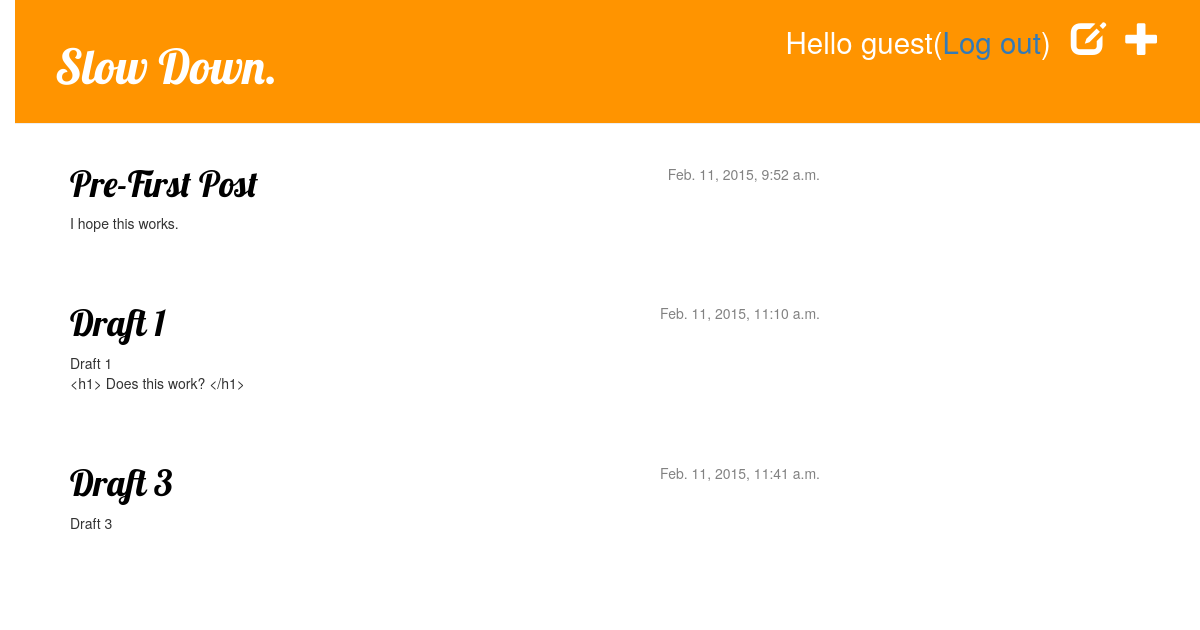
The page / (signed in) on the database its author committed.
### blog/models.py (models this page shows, shortened)
class Post(models.Model):
    author = models.ForeignKey('auth.User')
    title = models.CharField(max_length=200)
    text = models.TextField()
    created_date = models.DateTimeField(default = timezone.now())
    published_date = models.DateTimeField(blank = True, null = True)

### blog/views.py (the view)
# urls.py: url(r'^$', views.post_list),
def post_list(request):
    posts = Post.objects.filter(published_date__isnull=False).order_by('published_date')
    return render(request, 'blog/post_list.html', {'posts': posts})

### blog/templates/blog/post_list.html
{% extends 'blog/base.html' %}
{% block content %}
  {% for post in posts %}
    <div class="post">
      <div class="date">
        {{ post.published_date }}
      </div>
        <h1><a href="{% url 'blog.views.post_detail' pk=post.pk %}">{{ post.title }}</a></h1>
        <p>{{ post.text|linebreaks }}</p>
    </div>
  {% endfor %}
{% endblock content %}

### blog/templates/blog/base.html (shortened to what this page needs)
{% load staticfiles %}
<html>
<head>
  <link rel="stylesheet" href="//maxcdn.bootstrapcdn.com/bootstrap/3.2.0/css/bootstrap.min.css">
  <link rel="stylesheet" href="//maxcdn.bootstrapcdn.com/bootstrap/3.2.0/css/bootstrap-theme.min.css">
  <link rel="stylesheet" href="{% static 'css/blog.css' %}">
</head>
<body>
  <div class="page-header">
    {% if user.is_authenticated %}
    <a href="{% url 'blog.views.post_new' %}" class="top-menu"><span class="glyphicon glyphicon-plus"></span></a>
    <a href="{% url 'post_draft_list' %}" class="top-menu"><span class="glyphicon glyphicon-edit"></span></a>
    <p class="top-menu"><small>Hello {{ user.username }}(<a href="{% url 'django.contrib.auth.views.logout' %}">Log out</a>)</small></p>
    {% else %}
    <a href="{% url 'django.contrib.auth.views.login' %}" class="top-menu"><span class="glyphicon glyphicon-lock"></span></a>
    {% endif %}
    <h1><a href="/">Slow Down. </a></h1>
  </div>
  <div class="content container">
    <div class="row">
      <div class="col-md-8">
      {% block content %}
      {% endblock %}
      </div>
    </div>
  </div>
</body>
</html>

### static/css/blog.css (style rules this page uses)
h1 a { color: #FCA205; font-family: 'Lobster'; }
body { padding-left: 15px; }
.page-header { background-color: #ff9400; margin-top: 0; padding: 20px 20px 20px 40px; }
.page-header h1, .page-header h1 a, .page-header h1 a:visited, .page-header h1 a:active { color: #ffffff; font-size: 36pt; text-decoration: none; }
.content { margin-left: 40px; }
h1, h2, h3, h4 { font-family: 'Lobster', cursive; }
.date { float: right; color: #828282; }
.top-menu, .top-menu:hover, .top-menu:visited { color: #ffffff; float: right; font-size: 26pt; margin-right: 20px; }
.post { margin-bottom: 70px; }
.post h1 a, .post h1 a:visited { color: #000000; }

### rows shown on the page
Post: published_date "Feb. 11, 2015, 9:52 a.m.", title "Pre-First Post", text "I hope this works."
Post: published_date "Feb. 11, 2015, 11:10 a.m.", title "Draft 1", text "Draft 1 <h1> Does this work? </h1>"
Post: published_date "Feb. 11, 2015, 11:41 a.m.", title "Draft 3", text "Draft 3"

### other values the page prints
{{ user.username }} "guest"
